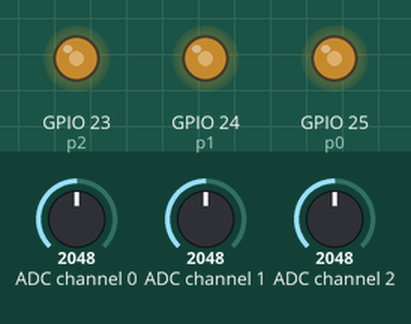
A program run on a simulated Raspberry Pi (BCM pin numbers). Shown: output pins drawn as LEDs (lit = HIGH). The inputs (shaded band) are chosen by the test bench; at power-on: ADC channel 0 = 2048, ADC channel 1 = 2048, ADC channel 2 = 2048 (analog values on the 0–4095 scale). Pins used as bus, display or sensor lines are not drawn.

Above: at 1.2 s.
1.3 s: ADC channel 0 set to 2866
At 2.2 s:
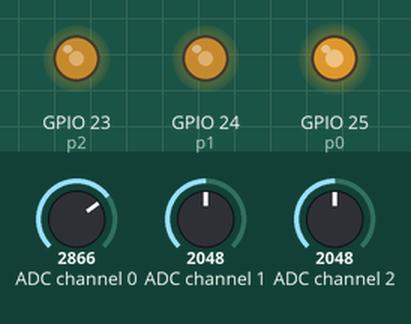
2.9 s: ADC channel 1 set to 2866
At 3.6 s:
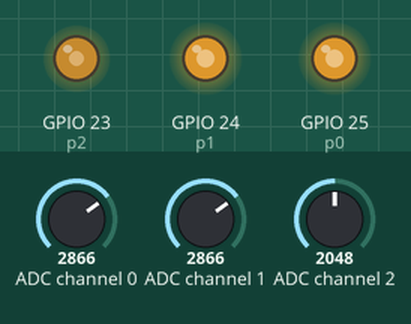
4.5 s: ADC channel 2 set to 2866
At 5.0 s:
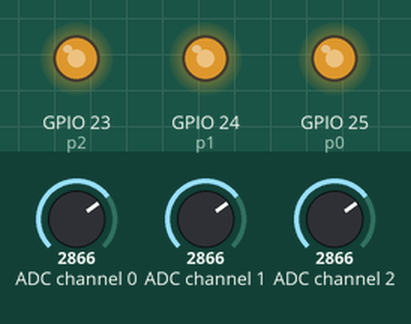
6.1 s: ADC channel 0 set to 3603
At 7.4 s:
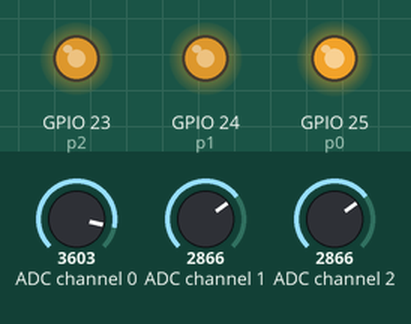
7.7 s: ADC channel 1 set to 3603
At 9.0 s:
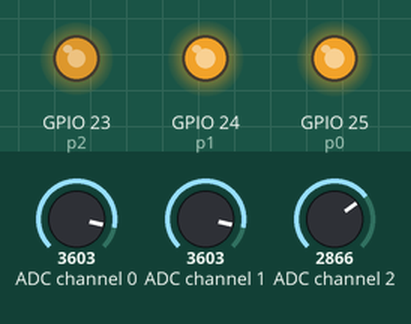
9.3 s: ADC channel 2 set to 3603
At 10.4 s:
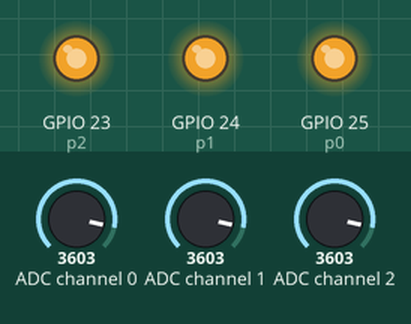
Timing chart, 0 to 11.9 s (numbered marks = the images above; inputs shaded):
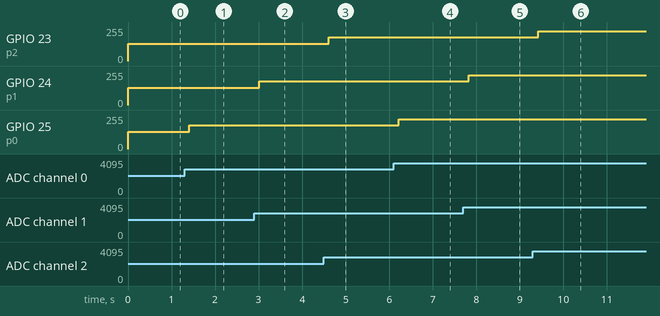

The program:

08-02-rgbled.py
```python
# -*- coding: utf-8 -*-
import RPi.GPIO as GPIO
from time import sleep

# MCP3208からSPI通信で12ビットのデジタル値を取得。0から7の8チャンネル使用可
def readadc(adcnum, clockpin, mosipin, misopin, cspin):
    if adcnum > 7 or adcnum < 0:
        return -1
    GPIO.output(cspin, GPIO.HIGH)
    GPIO.output(clockpin, GPIO.LOW)
    GPIO.output(cspin, GPIO.LOW)

    commandout = adcnum
    commandout |= 0x18  # スタートビット＋シングルエンドビット
    commandout <<= 3    # LSBから8ビット目を送信するようにする
    for i in range(5):
        # LSBから数えて8ビット目から4ビット目までを送信
        if commandout & 0x80:
            GPIO.output(mosipin, GPIO.HIGH)
        else:
            GPIO.output(mosipin, GPIO.LOW)
        commandout <<= 1
        GPIO.output(clockpin, GPIO.HIGH)
        GPIO.output(clockpin, GPIO.LOW)
    adcout = 0
    # 13ビット読む（ヌルビット＋12ビットデータ）
    for i in range(13):
        GPIO.output(clockpin, GPIO.HIGH)
        GPIO.output(clockpin, GPIO.LOW)
        adcout <<= 1
        if i>0 and GPIO.input(misopin)==GPIO.HIGH:
            adcout |= 0x1
    GPIO.output(cspin, GPIO.HIGH)
    return adcout

GPIO.setmode(GPIO.BCM)
# ピンの名前を変数として定義
SPICLK = 11
SPIMOSI = 10
SPIMISO = 9
SPICS = 8
# SPI通信用の入出力を定義
GPIO.setup(SPICLK, GPIO.OUT)
GPIO.setup(SPIMOSI, GPIO.OUT)
GPIO.setup(SPIMISO, GPIO.IN)
GPIO.setup(SPICS, GPIO.OUT)

GPIO.setup(25, GPIO.OUT)
GPIO.setup(24, GPIO.OUT)
GPIO.setup(23, GPIO.OUT)
p0 = GPIO.PWM(25, 50)  # GPIO=25、周波数50Hz
p1 = GPIO.PWM(24, 50)  # GPIO=24、周波数50Hz
p2 = GPIO.PWM(23, 50)  # GPIO=23、周波数50Hz
p0.start(0)
p1.start(0)
p2.start(0)
adc_pin0 = 0
adc_pin1 = 1
adc_pin2 = 2

try:
    while True:
        inputVal0 = readadc(adc_pin0, SPICLK, SPIMOSI, SPIMISO, SPICS)
        inputVal1 = readadc(adc_pin1, SPICLK, SPIMOSI, SPIMISO, SPICS)
        inputVal2 = readadc(adc_pin2, SPICLK, SPIMOSI, SPIMISO, SPICS)
        duty0 = inputVal0*100/4095
        duty1 = inputVal1*100/4095
        duty2 = inputVal2*100/4095
        # アノードコモンの場合、以下の3行を有効に
        #duty0 = 100 - duty0
        #duty1 = 100 - duty1
        #duty2 = 100 - duty2
        p0.ChangeDutyCycle(duty0)
        p1.ChangeDutyCycle(duty1)
        p2.ChangeDutyCycle(duty2)
        sleep(0.2)

except KeyboardInterrupt:
    pass

p0.stop()
p1.stop()
p2.stop()
GPIO.cleanup()
```

Measured:
- after the input at 1.3 s, GPIO 25 (p0): 128/255 → 178/255 after 0.11 s
- after the input at 2.9 s, GPIO 24 (p1): 128/255 → 178/255 after 0.11 s
- after the input at 4.5 s, GPIO 23 (p2): 128/255 → 178/255 after 0.12 s
- after the input at 6.1 s, GPIO 25 (p0): 178/255 → 224/255 after 0.12 s
- after the input at 7.7 s, GPIO 24 (p1): 178/255 → 224/255 after 0.13 s
- after the input at 9.3 s, GPIO 23 (p2): 178/255 → 224/255 after 0.13 s
